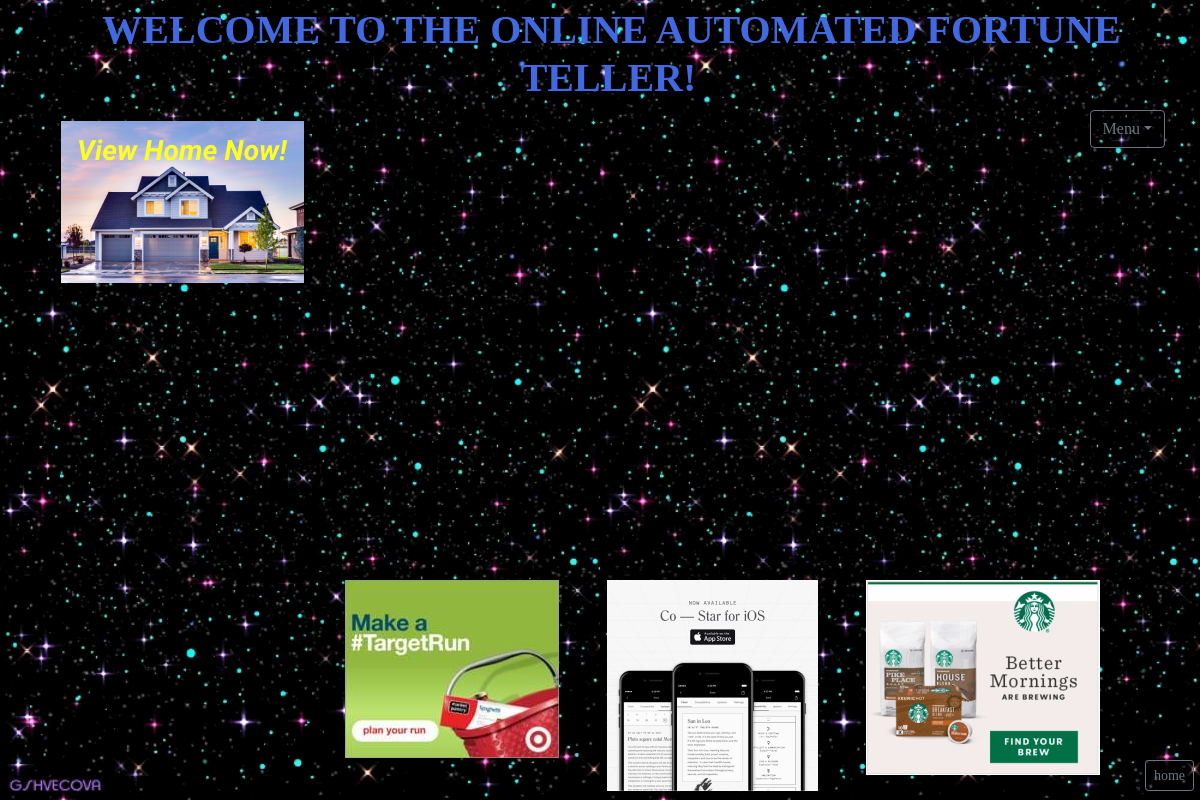
/fortune/view-fortune/, run on an earlier commit of the app's database.
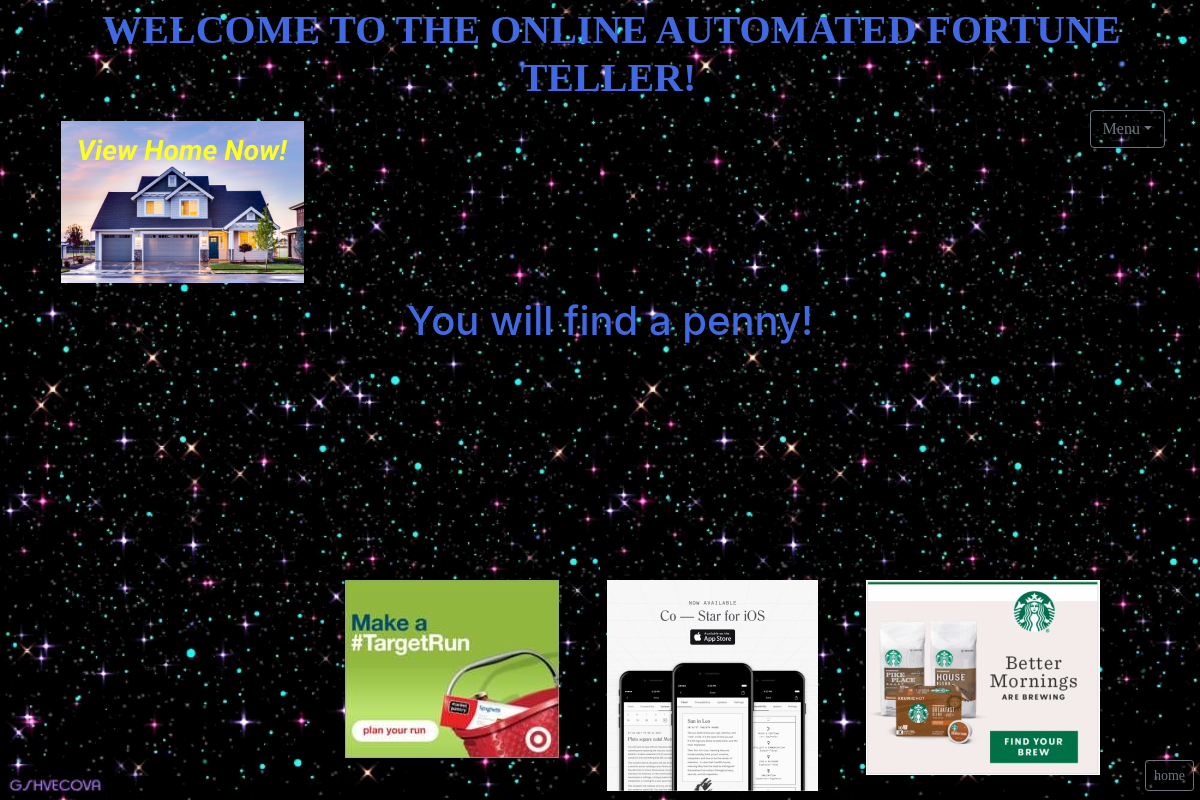
And on a later commit of the database.
### fortune/models.py (models this page shows, shortened)
class Fortune(models.Model):
    fortune_text = models.TextField()
    fortune_key = models.IntegerField(default=0)

### fortune/views.py (the view)
# urls.py: path('view-fortune/', views.viewFortune, name='viewFortune'),
def viewFortune(request): #display fortune (end page)
    random = Fortune.objects.order_by("?").first()
    return render(request, 'fortune/viewFortune.html', {'random': random})

### fortune/templates/fortune/viewFortune.html (shortened to what this page needs)
<html>
<head>
    <link rel="stylesheet" href="https://maxcdn.bootstrapcdn.com/bootstrap/4.0.0/css/bootstrap.min.css"
>
    {% load static %}
    <link rel="stylesheet" type="text/css" href="{% static 'fortune/style.css' %}">
</head>
<body>
    <header>
        <div>
            <h1><b>WELCOME TO THE ONLINE AUTOMATED FORTUNE TELLER!</b></h1>
        </div>
        <div class="container">
            <a class="navbar-brand" href="https://www.zillow.com/">
                <img class="img-responsive" src="{% static 'fortune/images/home.png' %}">
            </a>
            <button id="dropdownMenuButton" class="btn btn-outline-secondary dropdown-toggle" type="button"
                 data-toggle="dropdown" aria-haspopup="true" aria-expanded="false">Menu</button>
        </div>
    </header>
    <h1>{{ random.fortune_text }}</h1>
    <footer>
        <div id="homebutton" class="row">
            <div class="col-sm">
                <a href="https://www.target.com/"><img class="img-responsive" src="{% static 'fortune/images/target-ad.jpg' %}"></a>
            </div>
            <div class="col-sm">
                <a href="https://www.costarastrology.com/"><img class="img-responsive" src="{% static 'fortune/images/costar-ad.png' %}"></a>
            </div>
            <div class="col-sm">
                <a href="https://www.starbucks.com/"><img class="img-responsive" src="{% static 'fortune/images/starbucks-ad.png' %}"></a>
            </div>
            <div class="col-sm align-self-end justify-content-end">
                <a href="{%url 'fortune:index' %}" type="button" class="btn btn-outline-secondary btn-sm">home</a>
            </div>
        </div>
    </footer>
</body>
</html>

What changed in the data, as far as the page shows it:
added Fortune: fortune_text "You will find a penny!"
